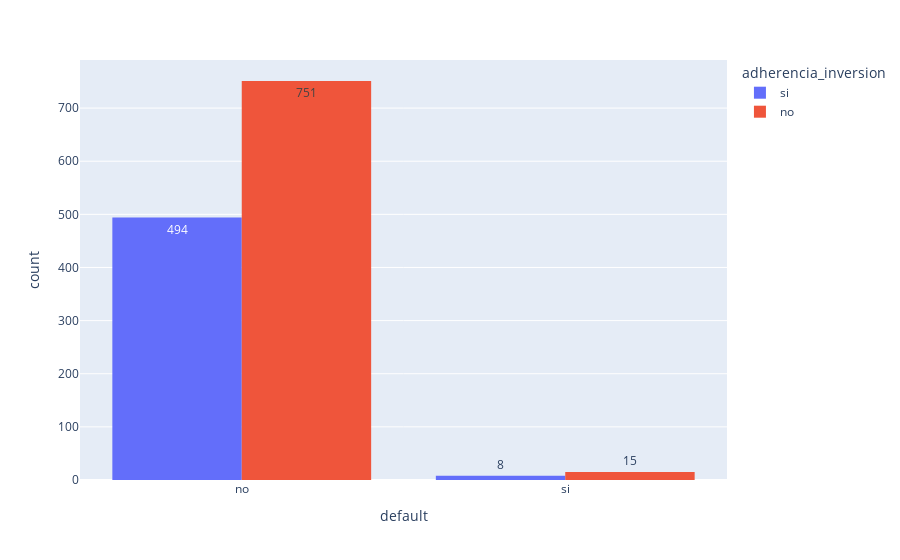

Source (notebook cell):
### Code cell
px.histogram(datos,x='default',text_auto=True,color='adherencia_inversion',barmode='group')

### Figure 1 — Plotly figure (JSON) as saved in the notebook; plotly's stock layout.template omitted (floating-point values rounded to 4 significant figures; data arrays with more than 128 entries replaced by an {"elided": "..."} marker saying what was removed)
{"data": [{"alignmentgroup": "True", "bingroup": "x", "hovertemplate": "adherencia_inversion=si<br>default=%{x}<br>count=%{y}<extra></extra>", "legendgroup": "si", "marker": {"color": "#636efa", "pattern": {"shape": ""}}, "name": "si", "offsetgroup": "si", "orientation": "v", "showlegend": true, "texttemplate": "%{value}", "type": "histogram", "x": {"elided": "502 str values"}, "xaxis": "x", "yaxis": "y"}, {"alignmentgroup": "True", "bingroup": "x", "hovertemplate": "adherencia_inversion=no<br>default=%{x}<br>count=%{y}<extra></extra>", "legendgroup": "no", "marker": {"color": "#EF553B", "pattern": {"shape": ""}}, "name": "no", "offsetgroup": "no", "orientation": "v", "showlegend": true, "texttemplate": "%{value}", "type": "histogram", "x": {"elided": "766 str values"}, "xaxis": "x", "yaxis": "y"}], "layout": {"barmode": "group", "legend": {"title": {"text": "adherencia_inversion"}, "tracegroupgap": 0}, "margin": {"t": 60}, "xaxis": {"anchor": "y", "domain": [0, 1], "title": {"text": "default"}}, "yaxis": {"anchor": "x", "domain": [0, 1], "title": {"text": "count"}}}}
